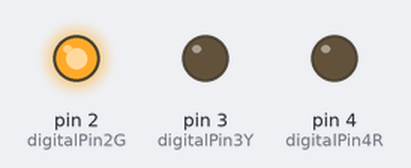
The sketch below on a simulated Arduino Uno, built with avr-gcc and run on an emulated ATmega328P. Shown: output pins drawn as LEDs (lit = HIGH).

Above: at 15.0 s.
At 31.5 s:
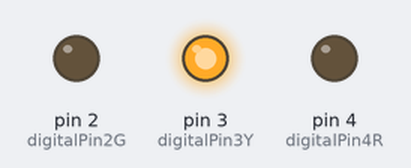
At 48.0 s:
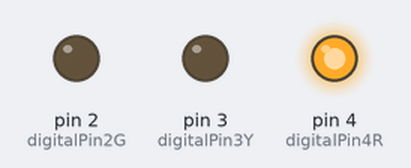
Timing chart, 0 to 81.9 s (numbered marks = the images above):
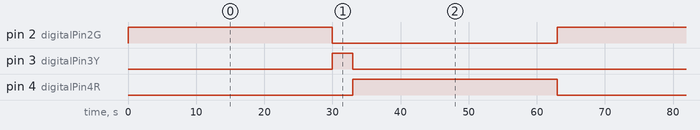

The sketch:

traffic_light_system.ino
```cpp
// Class - TrafficLights
class TrafficLights {
	public:
  		int digitalPin2G = 2;
		int digitalPin3Y = 3;
		int digitalPin4R = 4;
		int interval_1 = 30000; // 30s
		int interval_2 = 3000; // 3s
    void init() {
      pinMode(this->digitalPin2G, OUTPUT);
      pinMode(this->digitalPin3Y, OUTPUT);
      pinMode(this->digitalPin4R, OUTPUT);
    }

    void greenSignal() {
      digitalWrite(digitalPin2G, HIGH);
      delay(interval_1);
      digitalWrite(digitalPin2G, LOW);
    }

    void yellowSignal() {
      digitalWrite(digitalPin3Y, HIGH);
      delay(interval_2);
      digitalWrite(digitalPin3Y, LOW);
    }

    void redSignal() {
      digitalWrite(digitalPin4R, HIGH);
      delay(interval_1);
      digitalWrite(digitalPin4R, LOW);
    }
};

// Object
TrafficLights light;

void setup()
{
  light.init();
}

void loop()
{
  // Green Light
  light.greenSignal();

  // Yellow Light
  light.yellowSignal();

  // Red Light
  light.redSignal();
}
```

Measured:
- by itself, pin 2 (digitalPin2G), pin 4 (digitalPin4R): alternates HIGH for 30.0 s and LOW for 33.0 s
- by itself, pin 3 (digitalPin3Y): alternates HIGH for 3.0 s and LOW for 60.0 s
